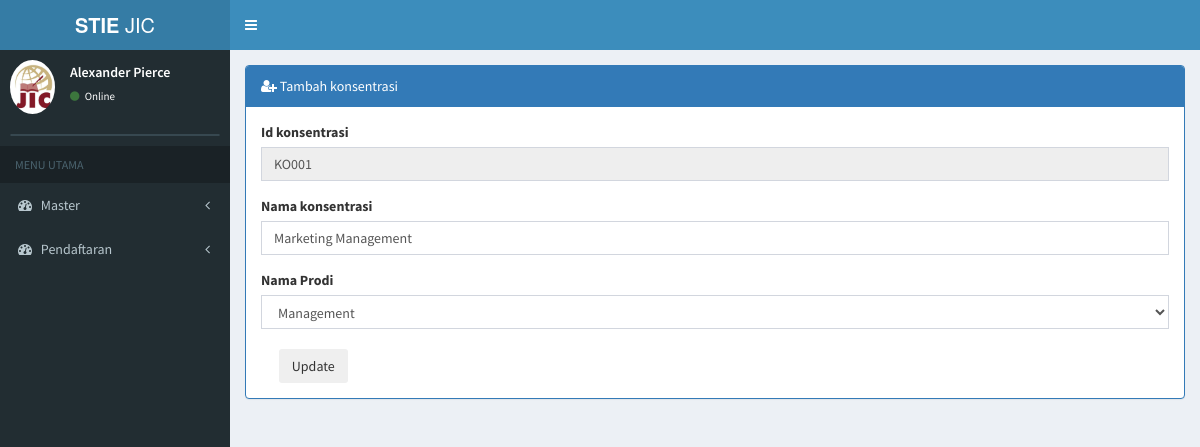
Page /index.php/master_konsentrasi/edit_konsentrasi/KO001 on the committed database.
### tables this page shows
CREATE TABLE `tb_konsentrasi` (
  `id_konsentrasi` varchar(6) NOT NULL,
  `nama_konsentrasi` varchar(20) NOT NULL,
  `id_prodi2` varchar(6) NOT NULL
);

CREATE TABLE `tb_prodi` (
  `id_prodi` varchar(6) NOT NULL,
  `nama_prodi` varchar(20) NOT NULL,
  `ketua_prodi` varchar(50) NOT NULL
);

### application/controllers/master_konsentrasi.php (called while the page is built, shortened)
<?php
class Master_konsentrasi extends CI_Controller {
	public function __construct()
	{
		$this->load->model('prodi_model');
		$this->load->model('konsentrasi_model');
	}
	public function edit_konsentrasi(){
				$data['konsentrasi'] = $this->konsentrasi_model->data_konsentrasi();
			    $data['drop_down_prodi'] = $this->konsentrasi_model->get_prodi();
				$data['main_view'] = 'Konsentrasi/edit_konsentrasi_view';
				$id_konsentrasi = $this->uri->segment(3);
				$data['edit'] = $this->konsentrasi_model->get_konsentrasi_by_id($id_konsentrasi);
				$this->load->view('template', $data);
	}
}

### index.php (called while the page is built, shortened)
<?php
require_once BASEPATH.'core/CodeIgniter.php';

### application/models/konsentrasi_model.php (called while the page is built, shortened)
<?php
class Konsentrasi_model extends CI_Model {
	public function data_konsentrasi(){
		$this->db->select('*');
		 $this->db->from('tb_konsentrasi');
		 $this->db->join('tb_prodi','tb_prodi.id_prodi=tb_konsentrasi.id_prodi2');
		 $query = $this->db->get();
		 return $query->result();
	}
   public function get_konsentrasi_by_id($id_konsentrasi){
      return $this->db->join('tb_prodi','tb_prodi.id_prodi=tb_konsentrasi.id_prodi2')
              ->where('id_konsentrasi', $id_konsentrasi)
              ->get('tb_konsentrasi')
              ->row();
  }
}

### application/views/Konsentrasi/edit_konsentrasi_view.php (the view, shortened to what this page needs)
<form  method="post" action="<?php echo base_url(); ?>index.php/master_konsentrasi/save_edit_konsentrasi/<?php echo $edit->id_konsentrasi; ?>" enctype="multipart/form-data">
<div class="row">
    <div class="col-md-12">
        <div>
          <div class="panel panel-primary">
            <div class="panel-heading">
            <i class="fa fa-user-plus"></i> Tambah konsentrasi</div>
            <div class="panel-body">
              <div class="row">
                <div class="col-lg-12">
                      <div class="form-group">
                        <label for="email">Id konsentrasi</label>
                        <input type="text" name="id_konsentrasi" class="form-control" id="id_konsentrasi" placeholder="Masukkan Id konsentrasi" value="<?php echo $edit->id_konsentrasi; ?>" readonly>
                      </div>
                      <div class="form-group">
                        <label for="email">Nama konsentrasi</label>
                        <input type="text" name="nama_konsentrasi" class="form-control" id="nama_konsentrasi" placeholder="Masukkan Nama konsentrasi" value="<?php echo $edit->nama_konsentrasi; ?>">
                      </div>
                          <div class="form-group">
                            <label>Nama Prodi</label>
                               <select name="id_prodi" class="form-control select2" style="width: 100%;">
                              <option value="<?php echo $edit->id_prodi; ?>" placeholder=""> <?php echo $edit->nama_prodi; ?> </option>
                            </select>
                        <br>
                       <div class="form-group mb-n">
                  <div class="col-sm-8">
                    <input type="submit" name="submit" class="btn btn-iinfo" background_color="orange" id="largeinput" placeholder="Large Input" value="Update">
                  </div>
              </div></div>
            </div>
          </div>
        </div>
          </div>
        </div></div>
        </form>

### rows in the picture
tb_konsentrasi: id_konsentrasi "KO001", nama_konsentrasi "Marketing Management", id_prodi "Management"
